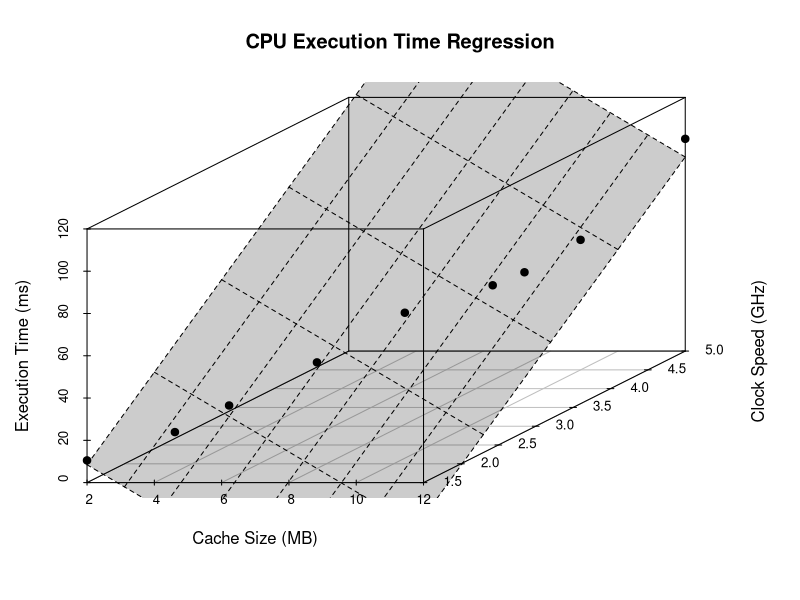
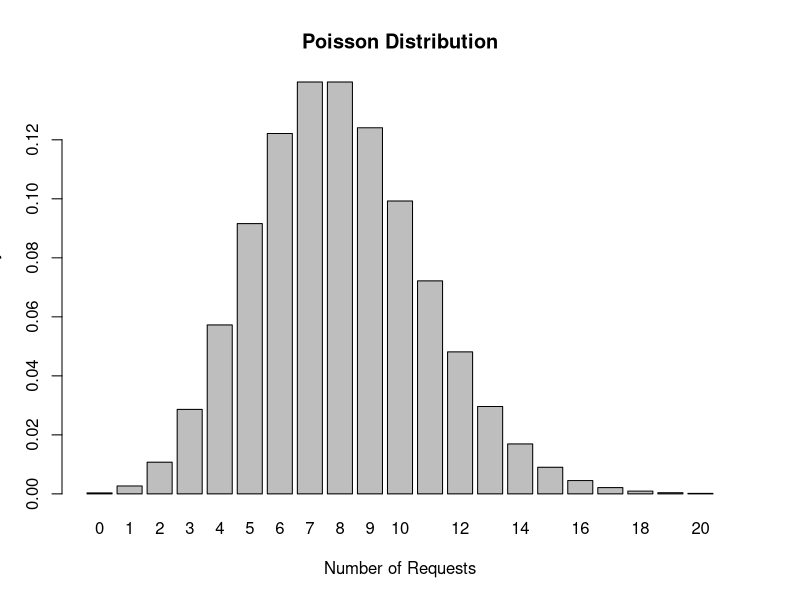
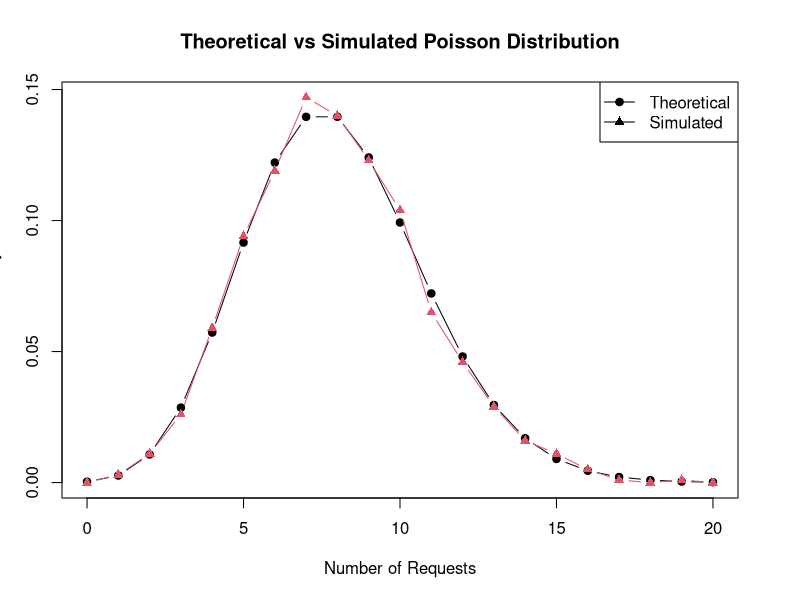

Source code (R) for these figures, in order:
# =========================================================
# QP B
# =========================================================


# =========================================================
# QUESTION 1
# Multiple Linear Regression
# =========================================================

# Load data
Y <- c(
  10.5, 15.0, 18.7, 30.2, 44.8,
  48.9, 51.5, 61.5, 100.4
)

X1 <- c(
  2.0, 3.5, 4.0, 5.5, 7.0,
  8.5, 9.0, 10.0, 12.0
)

X2 <- c(
  1.5, 2.0, 2.5, 3.0, 3.5,
  4.0, 4.2, 4.5, 5.0
)

data <- data.frame(Y, X1, X2)

print(data)


# (a) Fit multiple linear regression model
model <- lm(Y ~ X1 + X2, data = data)

summary(model)


# (b) Find regression coefficients
coefficients <- coef(model)

print(coefficients)


# (c) Three-dimensional scatter plot and regression plane

# Run this once if scatterplot3d is not installed:
# install.packages("scatterplot3d")

library(scatterplot3d)

graph <- scatterplot3d(
  X1,
  X2,
  Y,
  pch = 19,
  main = "CPU Execution Time Regression",
  xlab = "Cache Size (MB)",
  ylab = "Clock Speed (GHz)",
  zlab = "Execution Time (ms)"
)

# Add fitted regression plane
graph$plane3d(
  model,
  draw_polygon = TRUE,
  draw_lines = TRUE
)


# (d) Predict execution time
# Cache Size = 6 MB
# Clock Speed = 3.2 GHz

new_data <- data.frame(
  X1 = 6,
  X2 = 3.2
)

prediction <- predict(
  model,
  newdata = new_data
)

print(prediction)



# =========================================================
# QUESTION 2
# Poisson Distribution
# Average requests = 8 per minute
# =========================================================

lambda <- 8


# (a) Probability of exactly 5 requests
p_exactly_5 <- dpois(
  5,
  lambda = lambda
)

print(p_exactly_5)


# (b) Probability of at most 6 requests
p_at_most_6 <- ppois(
  6,
  lambda = lambda
)

print(p_at_most_6)


# (c) Probability of more than 10 requests
p_more_10 <- 1 - ppois(
  10,
  lambda = lambda
)

print(p_more_10)


# (d) Generate 1000 simulated values
set.seed(123)

simulated_requests <- rpois(
  1000,
  lambda = lambda
)

# Display first few simulated values
head(simulated_requests)


# Simulated distribution
simulated_prob <- prop.table(
  table(simulated_requests)
)

print(simulated_prob)


# Theoretical Poisson probabilities
x <- 0:20

theoretical_prob <- dpois(
  x,
  lambda = lambda
)

print(theoretical_prob)


# Plot theoretical Poisson distribution
barplot(
  theoretical_prob,
  names.arg = x,
  main = "Poisson Distribution",
  xlab = "Number of Requests",
  ylab = "Probability"
)


# Compare simulated and theoretical probabilities

simulated_values <- sapply(
  x,
  function(k) {
    mean(simulated_requests == k)
  }
)

comparison <- data.frame(
  Requests = x,
  Theoretical = theoretical_prob,
  Simulated = simulated_values
)

print(comparison)


# Plot comparison
matplot(
  x,
  cbind(theoretical_prob, simulated_values),
  type = "b",
  pch = c(19, 17),
  lty = 1,
  xlab = "Number of Requests",
  ylab = "Probability",
  main = "Theoretical vs Simulated Poisson Distribution"
)

legend(
  "topright",
  legend = c("Theoretical", "Simulated"),
  pch = c(19, 17),
  lty = 1
)
